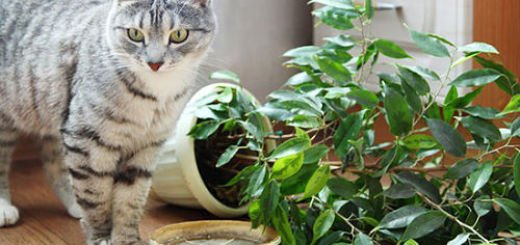
#> input picture src/tests/cat_plant_test2.jpg, 520 x 245 px
$ python -i tracking.py   (imports and definitions only)
#> lines starting #> are read from the running program, lines starting #| are printed output that depends on the picture
from typing import Union, Optional, Tuple, List
from dataclasses import dataclass
import numpy as np
from skimage import filters, morphology, measure, color

import matplotlib.pyplot as plt

@dataclass
class MotionDetectionFeedback:
    motion_detected: bool
    motion_mask: Union[np.ndarray, None] = None # shape [H, W] or None
    contour: Union[np.ndarray, None] = None # shape [N, 2] or None
    centroid: Union[Tuple[int, int], None] = None     # (x, y) or None


# [10 lines left out: function debug_value_histogram, not called in this run]

def print_value_histogram(arr: np.ndarray, arr_name: str, num_bins: int = 100, top_n: int = 10):
    debug_values = debug_value_histogram(arr, top_n=top_n)
    print(f"[DEBUGGING] {arr_name}\n\t (min, max): {arr.min(), arr.max()}\n\t top {top_n} histogram pairs (value, count): {debug_values}")

# [21 lines left out: functions plot_debug_image, update_alpha, compute_sobel_edges, not called in this run]


class BaseMotionDetector:
    def __init__(
        self,
        threshold: float = 0.5,
        alpha_init: float = 0.1,
        morph_disk_radius: int = 7,
        background_update_interval: int = 1
    ):
        """ Basic motion detector without contour/centroid processing """
        self.diff_threshold = threshold
        self.alpha = alpha_init
        self.background_update_int = background_update_interval
        self.foreground_threshold = 10
        self.struct_elem = morphology.disk(morph_disk_radius)
        self.background = None
        self.frame_count = 0

    # [6 lines left out: function _update_background, not called in this run]

    def _preprocess_frame(self, frame: np.ndarray) -> np.ndarray:
        """ preprocess the input frame by scaling, converting to grayscale then blurring """
        frame_processed = frame.astype(np.float32)/255.0  # scale to [0..1]
        frame_processed = color.rgb2gray(frame_processed)  # convert to grayscale
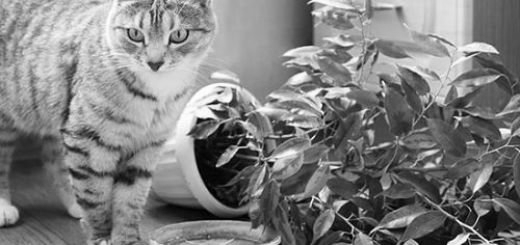
#> frame_processed: shape (245, 520) float32; min 0.0025, max 0.998, mean 0.5
        frame_processed = filters.gaussian(frame_processed, sigma=2.0)
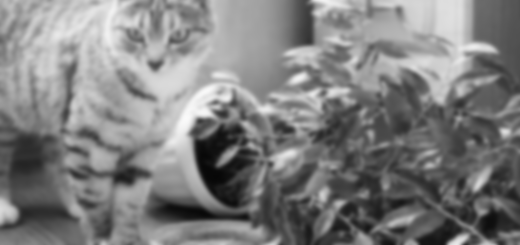
#> frame_processed: shape (245, 520) float32; min 0.03, max 0.981, mean 0.5
        return frame_processed #, edge_map

    # [16 lines left out: function _compute_motion_mask, not called in this run]

    def process_frame(self, frame: np.ndarray) -> MotionDetectionFeedback:
        """ process a frame (hypothetically from the RPi camera feed) to detect motion (without contours) """
        self.frame_count += 1
        print(f"[MotionDetector] Processing frame {self.frame_count}")
        # img frame passed by default as a numpy array of shape (480, 640, 3)
        img = self._preprocess_frame(frame)
        if self.background is None:
            self.background = img
            return MotionDetectionFeedback(motion_detected=False)
        if self.frame_count % self.background_update_int == 0:
            # update the background every 5 minutes (assuming 10 second delay in frame capture)
            self._update_background(img)
        motion_mask = self._compute_motion_mask(img)
        # check if motion_mask is basically empty based on the sum of foreground pixels (ones)
        if motion_mask.sum() < self.foreground_threshold:
            return MotionDetectionFeedback(motion_detected=False)
        plot_debug_image(motion_mask, cmap='gray', title="Motion Mask")
        # return the final (non-empty) detection result without contour information (used in base class)
        return MotionDetectionFeedback(motion_detected=True, motion_mask=motion_mask)

    # [4 lines left out: function reset, not called in this run]


class RefinedMotionDetector(BaseMotionDetector):
    # [46 lines left out: functions _get_largest_region, _get_largest_contour, process_frame, not called in this run]

>>> import cv2
>>> picture = cv2.cvtColor(cv2.imread('../tests/cat_plant_test2.jpg'), cv2.COLOR_BGR2RGB)
>>> result = BaseMotionDetector().process_frame(picture)

$ run again, on src/tests/cat_plant_test.png
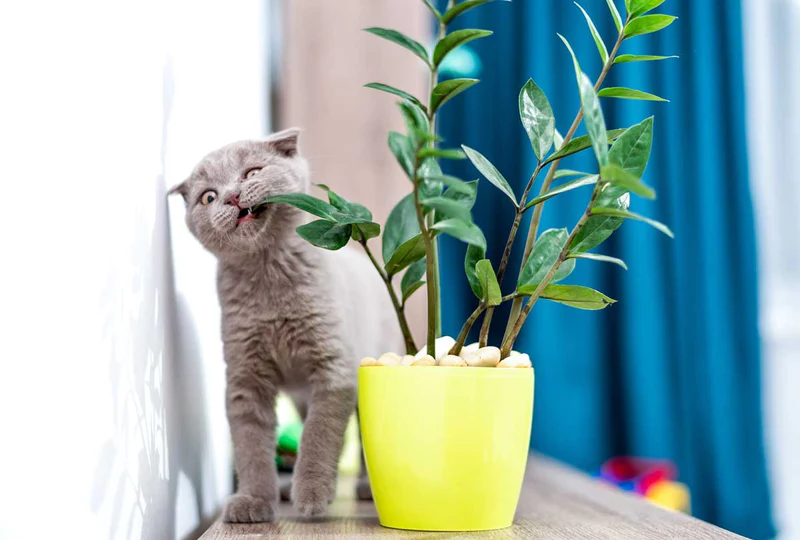
#> input picture src/tests/cat_plant_test.png, 800 x 540 px
#> in _preprocess_frame, `frame_processed = color.rgb2gray(frame_processed)`:
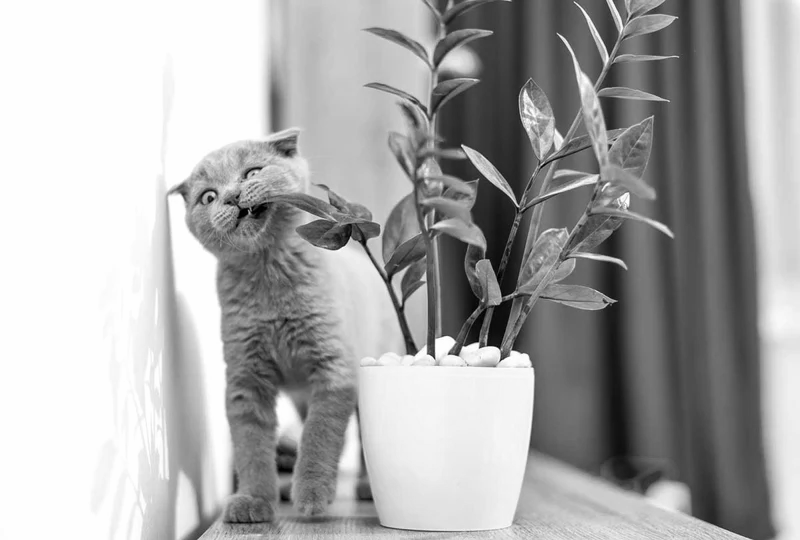
#> frame_processed: shape (540, 800) float32; min 0, max 1, mean 0.664

$ run again, on src/tests/catonaplant.png
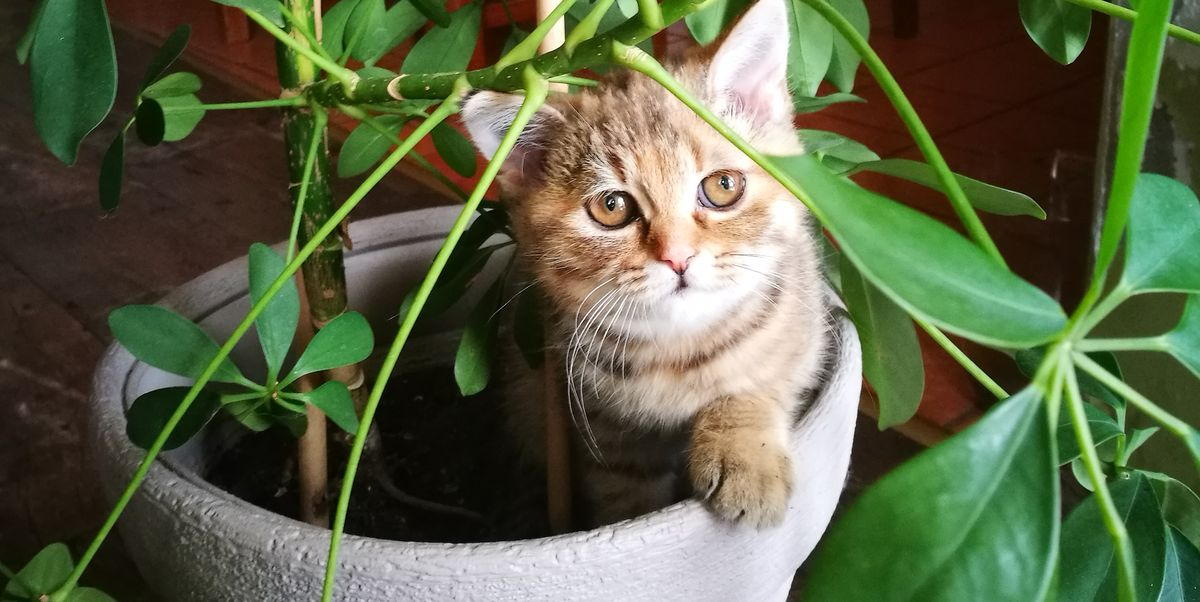
#> input picture src/tests/catonaplant.png, 1200 x 602 px
#> in _preprocess_frame, `frame_processed = color.rgb2gray(frame_processed)`:
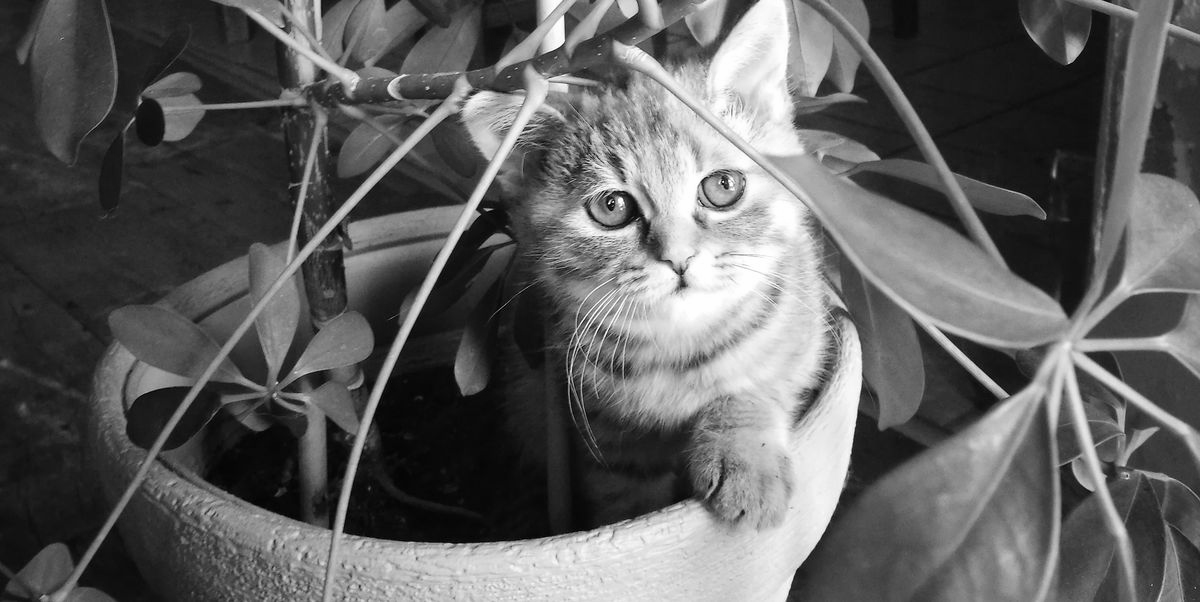
#> frame_processed: shape (602, 1200) float32; min 0, max 1, mean 0.378
